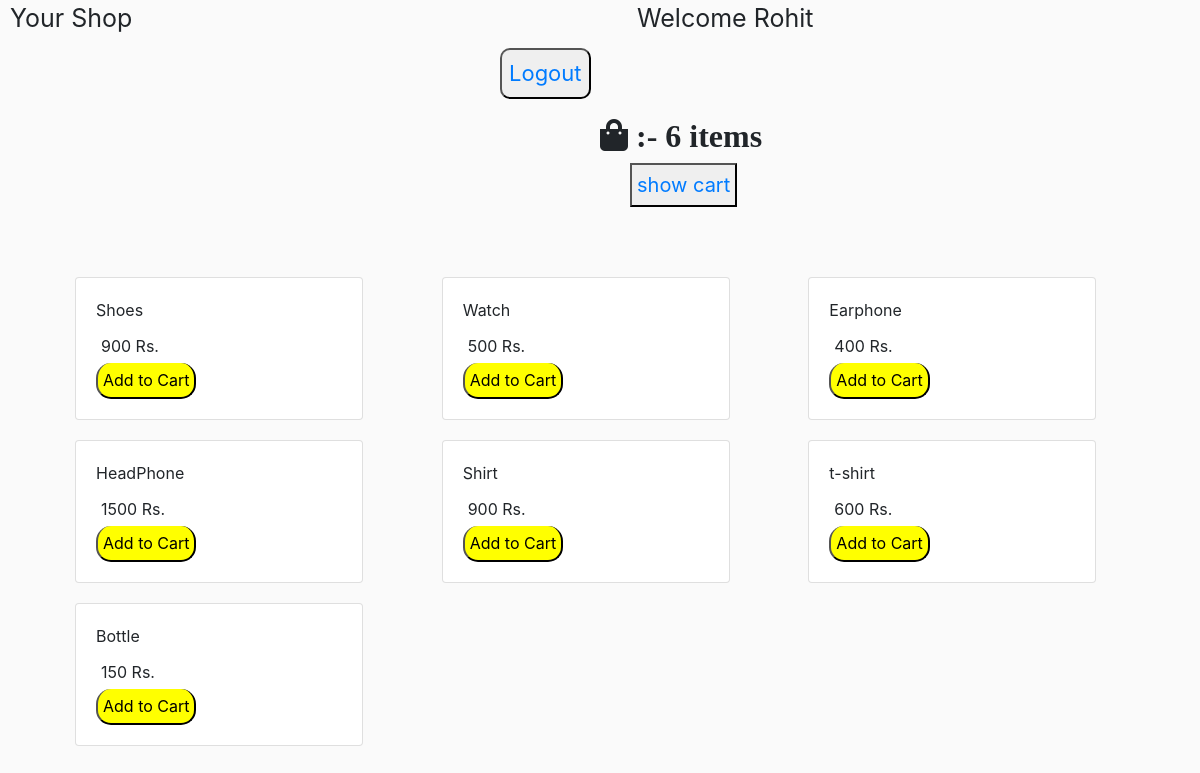
Screenshot of /userportal/home (signed in) with the database file from the repository.
### userportal/models.py (models this page shows)
class Product(models.Model):
    name = models.CharField(max_length = 250)
    price = models.IntegerField()

### userportal/views.py (the view)
# urls.py: 2. Add a URL to urlpatterns:  path('', views.home, name='home')
def home(request):
    if not request.user.is_authenticated:
        return HttpResponseRedirect(reverse("login"))
    products = Product.objects.all()
    responseProducts = ProductSerializer(products, many = True)
    userId = request.session['userId']
    user = User.objects.get(id = userId)
    if Cart.objects.filter(user = user, buy = False).exists():
        cart = Cart.objects.get(user = user, buy = False)
    else:
        cart = Cart.objects.create(user = user, buy = False)
        cart.save()
    total = cart.get_cart_items
    return render(request, 'dashboard.html', {'products': responseProducts.data, "total" : total})

### userportal/models.py (called while the page is built)
    @property
    def get_cart_items(self):
        orderdish = self.orderproduct_set.all()
        sum=0
        for item in orderdish:
            sum = sum + item.quantity
        return sum

### userportal/templates/dashboard.html (shortened to what this page needs)
{% extends 'base.html' %}
{% load static %}
{% block content %}
<navbar style = "height: 50px; margin-top: 10px;" >
   <div style = "display: inline-block; margin-left: 10px; font-size: 25px;">Your Shop</div>
   <div style = "display: inline-block; margin-left: 500px; font-size: 25px;">Welcome {{request.user.username}}</div>
   <button type = "button" style = "display: inline-block; margin-left: 500px; font-size: 22px; margin-top: 10px;;
   border-radius: 10px; padding: 7px;"><a href = "{% url 'logout' %}">Logout</a></button>
</navbar>
<br/>
<i class="fa fa-shopping-bag fa-2x" aria-hidden="true" style = "margin-left: 600px; margin-top: 20px;" id = "count">  :- {{total}} items</i>
<div style = "margin-left: 620px;">
    <button type = "button" style = "color : green; font-size: 20px; padding: 5px; margin: 10px;">
        <a href = "{% url 'cart' %}">show cart</a></button>
</div>
<div class = "row" style = "margin : 50px">
    {% for product in products %}
        <div class = "col">
            <div class = "card" style = "width: 18rem; margin: 10px;">
                <div class = "card-body">
                    <div class = "card-title">{{product.name}}</div>
                    <div class = "card-text" style = "margin: 5px;">{{product.price}} Rs.</div>
                    <button type = "button" style = "background-color: yellow; border-radius: 15px; padding: 5px; border-top: 10px;"
                     onclick="addItem({{product.id}})">Add to Cart</button>
                </div>
            </div>
        </div>
    {% endfor %}
</div>
{% endblock content %}

### userportal/templates/base.html (style rules this page uses)
body { background-color: hsl(0, 0%, 98%); }
* { margin: 0; padding: 0; }
html { scroll-behavior: smooth; }
:root { --navbar-height: 59px; }

### rows the page displays
Product: name "Shoes"
Product: name "Watch"
Product: name "Earphone"
Product: name "HeadPhone"
Product: name "Shirt"
Product: name "t-shirt"
Product: name "Bottle"

### other values shown
{{ request.user.username }} "Rohit"
{{ total }} "6"
{{ product.price }} "900" "500" "400" "1500" "900" "600" "150"
